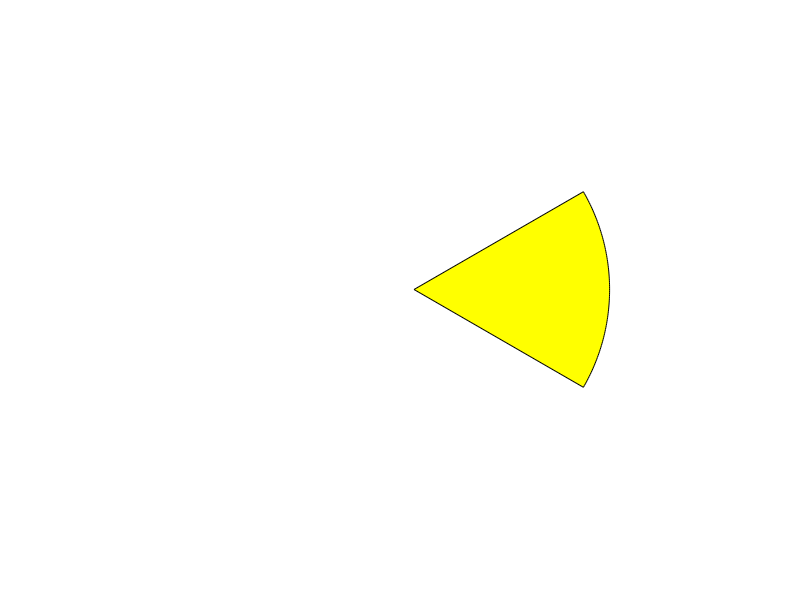

This chart was generated by the following MATLAB code: (Note: this script raises an error after producing the figure.)
%% Intro
% Phasor diagram
% EM: 27-slot / 22-pole, 3-phase | double layer | coil span: 1 slot
%
% Author: Baris Kuseyri<baris.kuseyri@metu.edu.tr>
%
% version 1.1 | 28/03/2020

%% Initialization

clc
clear all
close all

%% Machine Parameters

m=3;    % phase number
Q=27;   % number of slots
p=22;   % number of poles
pp=p/2; % number of pole-pairs


%% Machine Variables

q=Q/(2*pp*m);    %number of slots per pole per phase
ps=360/(Q/pp);   %phase shift between coils

am=2*pi/Q;      %slot pitch (mechanical)
ae=pp*2*pi/Q;      %slot pitch (electrical)


%% Phasor Diagram: Mechanical


figure(1)
axis equal
axis([-1.5 1.5 -1.5 1.5])
set(gca,'visible','off')
set(gca,'xtick',[])

sector_color=['r','y','b'];


for i = 1:6
    t = linspace((i-1)*(2*pi/6)-(2*pi/12), i*(2*pi/6)-(2*pi/12));
    sector = patch([0 1.2*cos(t) 0], [0 1.2*sin(t) 0], sector_color(mod(i,3)+1));
    edgea = sector.EdgeAlpha;
    facea = sector.FaceAlpha;
    sector.EdgeAlpha = 0.0;
    sector.FaceAlpha = 0.2;
    
    if i == 1
        text(1.4*cos(t(50)),1.4*sin(t(50)),'A','HorizontalAlignment','center','VerticalAlignment','middle', 'FontSize',14) 
    elseif i == 3
        text(1.4*cos(t(50)),1.4*sin(t(50)),'B','HorizontalAlignment','center','VerticalAlignment','middle', 'FontSize',14) 
    elseif i == 5
        text(1.4*cos(t(50)),1.4*sin(t(50)),'C','HorizontalAlignment','center','VerticalAlignment','middle', 'FontSize',14) 
    else
        
    end
    
end


v=zeros(1,Q);

for i = 1:Q
    x = [0 cos(am*(i-1))];
    y = [0 sin(am*(i-1))];
    v(i+1)=line(x,y,'Color','k','LineStyle','-');
    txt = num2str(i);
    text(1.1*cos(am*(i-1)),1.1*sin(am*(i-1)),txt,'HorizontalAlignment','center','VerticalAlignment','middle')
end

%% Phasor Diagram: Electrical

figure(2)
axis equal
axis([-1.5 1.5 -1.5 1.5])
set(gca,'visible','off')
set(gca,'xtick',[])

sector_color=['r','y','b'];


for i = 1:6
    t = linspace((i-1)*(2*pi/6)-(2*pi/12), i*(2*pi/6)-(2*pi/12));
    sector = patch([0 1.2*cos(t) 0], [0 1.2*sin(t) 0], sector_color(mod(i,3)+1));
    edgea = sector.EdgeAlpha;
    facea = sector.FaceAlpha;
    sector.EdgeAlpha = 0.0;
    sector.FaceAlpha = 0.2;
    
    if i == 1
        text(1.4*cos(t(50)),1.4*sin(t(50)),'A','HorizontalAlignment','center','VerticalAlignment','middle', 'FontSize',14) 
    elseif i == 3
        text(1.4*cos(t(50)),1.4*sin(t(50)),'B','HorizontalAlignment','center','VerticalAlignment','middle', 'FontSize',14) 
    elseif i == 5
        text(1.4*cos(t(50)),1.4*sin(t(50)),'C','HorizontalAlignment','center','VerticalAlignment','middle', 'FontSize',14) 
    else
        
    end
    
end


v=zeros(1,Q);

for i = 1:Q
    x = [0 cos(ae*(i-1))];
    y = [0 sin(ae*(i-1))];
    v(i+1)=line(x,y,'Color','k','LineStyle','-');
    txt = num2str(i);
    text(1.1*cos(ae*(i-1)),1.1*sin(ae*(i-1)),txt,'HorizontalAlignment','center','VerticalAlignment','middle')
end



%% Phasor Diagram: Phase - Coil Selection

figure(3)

axis equal
axis([-1.5 1.5 -1.5 1.5])
set(gca,'visible','off')
set(gca,'xtick',[])

A=[];
B=[];
C=[];

for i = 1:6
    t = linspace((i-1)*(2*pi/6)-(2*pi/12), i*(2*pi/6)-(2*pi/12));
    sector = patch([0 1.2*cos(t) 0], [0 1.2*sin(t) 0], sector_color(mod(i,3)+1));
    edgea = sector.EdgeAlpha;
    facea = sector.FaceAlpha;
    sector.EdgeAlpha = 0.0;
    sector.FaceAlpha = 0.2;
    
    if i == 1
        text(1.4*cos(t(50)),1.4*sin(t(50)),'A','HorizontalAlignment','center','VerticalAlignment','middle', 'FontSize',14) 
    elseif i == 3
        text(1.4*cos(t(50)),1.4*sin(t(50)),'B','HorizontalAlignment','center','VerticalAlignment','middle', 'FontSize',14) 
    elseif i == 5
        text(1.4*cos(t(50)),1.4*sin(t(50)),'C','HorizontalAlignment','center','VerticalAlignment','middle', 'FontSize',14) 
    else
        
    end
    
end




for i = 1 : Q
    if mod(ae*(i-1),(2*pi)) >= (11/2)*(2*pi)/6 || mod(ae*(i-1),(2*pi)) < (1/2)*(2*pi)/6
        x = [0 cos(ae*(i-1))];
        y = [0 sin(ae*(i-1))];
        line(x,y,'Color','k','LineStyle','-');
        txt = num2str(i);
        text(1.1*cos(ae*(i-1)),1.1*sin(ae*(i-1)),txt,'HorizontalAlignment','center','VerticalAlignment','middle')
        A = [A i];
    elseif mod(ae*(i-1),(2*pi)) >= (5/2)*(2*pi)/6 && mod(ae*(i-1),(2*pi)) < (7/2)*(2*pi)/6
        x = [0 -1*cos(ae*(i-1))];
        y = [0 -1*sin(ae*(i-1))];
        line(x,y,'Color','k','LineStyle','--');
        txt = strcat(num2str(i),'''');
        text(-1.1*cos(ae*(i-1)),-1.1*sin(ae*(i-1)),txt,'HorizontalAlignment','center','VerticalAlignment','middle')
        A = [A i];
        
    elseif mod(ae*(i-1),(2*pi)) >= (3/2)*(2*pi)/6 && mod(ae*(i-1),(2*pi)) < (5/2)*(2*pi)/6
        x = [0 cos(ae*(i-1))];
        y = [0 sin(ae*(i-1))];
        line(x,y,'Color','k','LineStyle','-');
        txt = num2str(i);
        text(1.1*cos(ae*(i-1)),1.1*sin(ae*(i-1)),txt,'HorizontalAlignment','center','VerticalAlignment','middle')
        B = [B i];           
    elseif mod(ae*(i-1),(2*pi)) >= (9/2)*(2*pi)/6 && mod(ae*(i-1),(2*pi)) < (11/2)*(2*pi)/6
        x = [0 -1*cos(ae*(i-1))];
        y = [0 -1*sin(ae*(i-1))];
        line(x,y,'Color','k','LineStyle','--');
        txt = strcat(num2str(i),'''');
        text(-1.1*cos(ae*(i-1)),-1.1*sin(ae*(i-1)),txt,'HorizontalAlignment','center','VerticalAlignment','middle')
        B = [B i];
        
    elseif mod(ae*(i-1),(2*pi)) >= (1/2)*(2*pi)/6 && mod(ae*(i-1),(2*pi)) < (3/2)*(2*pi)/6
        x = [0 -1*cos(ae*(i-1))];
        y = [0 -1*sin(ae*(i-1))];
        line(x,y,'Color','k','LineStyle','--');
        txt = strcat(num2str(i),'''');
        text(-1.1*cos(ae*(i-1)),-1.1*sin(ae*(i-1)),txt,'HorizontalAlignment','center','VerticalAlignment','middle')
        C = [C i];
    elseif mod(ae*(i-1),(2*pi)) >= (7/2)*(2*pi)/6 && mod(ae*(i-1),(2*pi)) < (9/2)*(2*pi)/6
        x = [0 cos(ae*(i-1))];
        y = [0 sin(ae*(i-1))];
        line(x,y,'Color','k','LineStyle','-');
        txt = num2str(i);
        text(1.1*cos(ae*(i-1)),1.1*sin(ae*(i-1)),txt,'HorizontalAlignment','center','VerticalAlignment','middle')
        C = [C i];
    else
        msgbox('Operation Failed');
        
    end   
end

%% Phasor Diagram: Phase A Phasors

figure(4)

axis([0 10 -0.5 0.5])
ax = gca;
ax.XGrid = 'off';
ax.YGrid = 'on';
y_ticks = linspace(-1,1,21);
yticks(y_ticks)


x_init = [0 0];
y_init = [0 0];

for i = 1:length(A)
    if mod(ae*(A(i)-1),(2*pi)) >= (5/2)*(2*pi)/6 && mod(ae*(A(i)-1),(2*pi)) < (7/2)*(2*pi)/6
        x_next = [0 -1*cos(ae*(A(i)-1))];
        y_next = [0 -1*sin(ae*(A(i)-1))];
    else
        x_next = [0 cos(ae*(A(i)-1))];
        y_next = [0 sin(ae*(A(i)-1))];
    end
    
    x_init(1)=x_init(2);
    y_init(1)=y_init(2);
    
    x_init = x_init+x_next;
    y_init = y_init+y_next;

    text((x_init(2)+x_init(1))/2,(y_init(2)+y_init(1))/2,num2str(A(i)),'HorizontalAlignment','center','VerticalAlignment','bottom')
    line(x_init,y_init,'Color','k','LineStyle','-');
    
    loc = strcat('[x=',num2str(x_init(2)),']');
    if i == length(A)
        text(x_init(2),y_init(2),loc,'HorizontalAlignment','center','VerticalAlignment','cap')
    end
end




